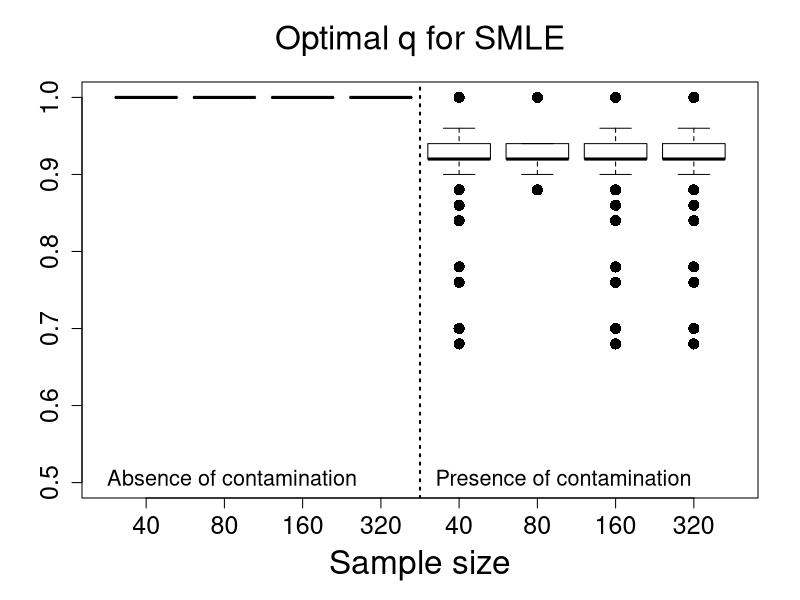
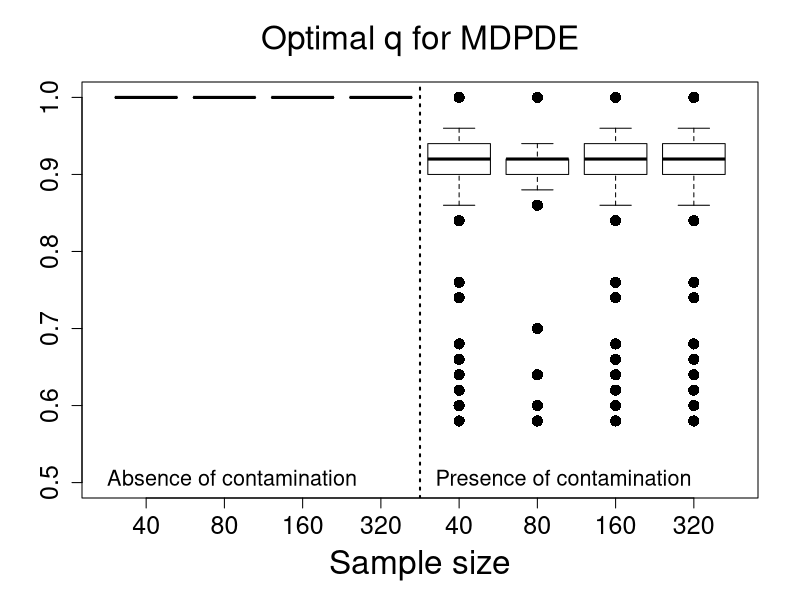

R code for these plots, in order:
#***********************Optimal tuning values***************#
rm(list=ls())

data40 <- read.table("Qoptimal_Scenario5_n40.txt", h=T)
data80 <- read.table("Qoptimal_Scenario5_n80.txt", h=T)
data160 <- read.table("Qoptimal_Scenario5_n40.txt", h=T)
data320 <- read.table("Qoptimal_Scenario5_n40.txt", h=T)

SMLE_n40 <-  data40$qoptimal_SMLE;     SMLEC_n40 <-   data40$qoptimal_SMLE_C
MDPDE_n40 <- data40$qoptimal_MDPDE;    MDPDEC_n40 <-  data40$qoptimal_MDPDE_C
SMLE_n80 <-  data80$qoptimal_SMLE;     SMLEC_n80 <-   data80$qoptimal_SMLE_C
MDPDE_n80 <- data80$qoptimal_MDPDE;    MDPDEC_n80 <-  data80$qoptimal_MDPDE_C
SMLE_n160 <- data160$qoptimal_SMLE;    SMLEC_n160 <-  data160$qoptimal_SMLE_C
MDPDE_n160 <-data160$qoptimal_MDPDE;   MDPDEC_n160 <- data160$qoptimal_MDPDE_C
SMLE_n320 <- data320$qoptimal_SMLE;    SMLEC_n320 <-  data320$qoptimal_SMLE_C
MDPDE_n320 <-data320$qoptimal_MDPDE;   MDPDEC_n320 <- data320$qoptimal_MDPDE_C

#==================================================================
#==================================================================

par(mfrow=c(1,1))

boxplot(SMLE_n40,SMLE_n80,SMLE_n160,SMLE_n320,SMLEC_n40,SMLEC_n80,SMLEC_n160,SMLEC_n320
,main=expression( paste("Optimal ", q, " for SMLE")),
xlab="Sample size",ylab="",names=c(40,80, 160, 320,40,80, 160, 320),outline=T,
ylim=c(0.5,1.0), cex=1.5,cex.lab=2.0,cex.axis=1.5,cex.main=2.0, pch=16, col=NULL)
#abline(1.0,0,col=2,lty=2,lwd=2)
abline(v=4.5,lty=3,lwd=2)
legend(0.0,0.54,"Absence of contamination",bty="n",cex=1.3)
legend(4.2,0.54,"Presence of contamination",bty="n",cex=1.3)

boxplot(MDPDE_n40,MDPDE_n80,MDPDE_n160,MDPDE_n320,MDPDEC_n40,MDPDEC_n80,MDPDEC_n160,MDPDEC_n320,
main=expression( paste("Optimal ", q, " for MDPDE")),
xlab="Sample size",ylab="",names=c(40,80, 160, 320,40,80, 160, 320),outline=T,
ylim=c(0.5,1.0), cex=1.5,cex.lab=2.0,cex.axis=1.5,cex.main=2.0, pch=16, col=NULL)
abline(v=4.5,lty=3,lwd=2)
legend(0.0,0.54,"Absence of contamination",bty="n",cex=1.3)
legend(4.2,0.54,"Presence of contamination",bty="n",cex=1.3)







